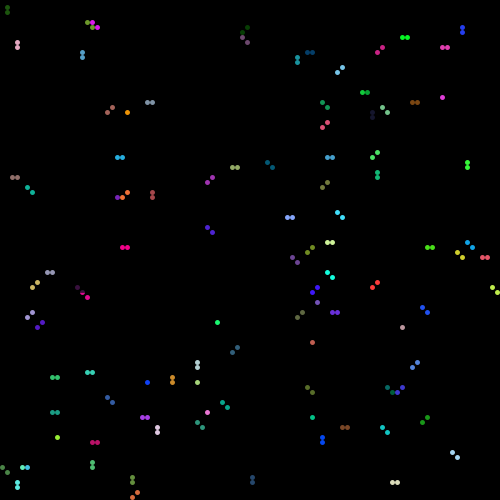
Frame 1 (no input)
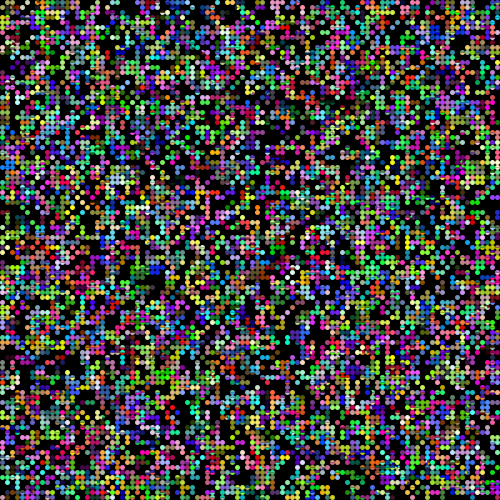
Frame 60 (the mouse pressed at the canvas centre just before this capture)
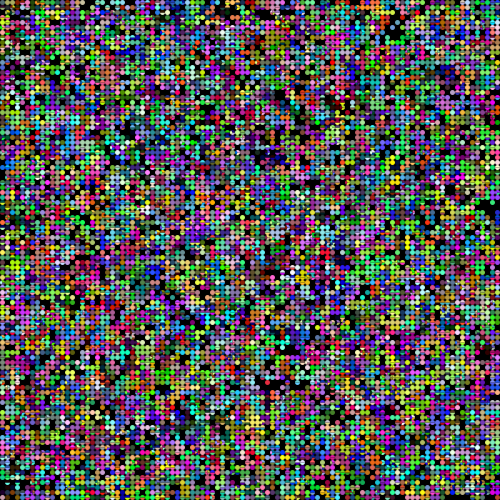
Frame 120 (the mouse held since frame 60 and released just before this capture)

The Processing sketch that drew these frames (run headless with seeded random() and noise(); from frame 60 on, the mouse is pressed at the canvas centre):

// Processing sketch: naming_game
// ── naming_game.pde
int BULK_UPDATE = 100;
int wHeight = 100;
int wWidth = 100;
boolean torus = false;
float eps = 1e-9;
//
// noise settings:
// 
// interesting values: 0.2/0.8/100.0
//
float noiseThresh = 0.01;
float perturbationThresh = 0.8;
float perturbationAmount = 100.0;

class Word {
  color c;
  
  Word() {
    c = color(random(255), random(255), random(255));
  }
  
  Word(color c) {
    this.c = c;
  }
  
  void perturb() {
    float rpert = random(perturbationAmount) - (perturbationAmount/2.0);
    float gpert = random(perturbationAmount) - (perturbationAmount/2.0);
    float bpert = random(perturbationAmount) - (perturbationAmount/2.0);
    c = color(constrain(red(c)+rpert,0,255),
              constrain(green(c)+gpert,0,255),
              constrain(blue(c)+bpert,0,255));
  }
  
  boolean equivalent(Word w) {
    return (abs(red(c)-red(w.c)) < eps &&
            abs(green(c)-green(w.c)) < eps &&
            abs(blue(c)-blue(w.c)) < eps);
  }
  
  Word combineWith(Word w) {
    color wc = w.c;
    
    color cnew = color((red(c)+red(wc))/2.0,
                       (green(c)+green(wc))/2.0,
                       (blue(c)+blue(wc))/2.0);
    
    return new Word(cnew);
  }
}

class Agent {
  ArrayList<Word> vocab;
  boolean interacted;

  Agent() {
    interacted = false;
    vocab = new ArrayList<Word>();
  }
  
  void perturb() {
    for (int i = 0; i < vocab.size(); i++) {
      Word w = vocab.get(i);
      if (random(1.0) < perturbationThresh) {
        Word wnew = new Word(w.c);
        wnew.perturb();
        vocab.set(i,wnew);
      }
    }
  }
  
  void reset() {
    interacted = false;
  }
  
  boolean knowsWord(Word kw) {
    for (Word w : vocab) {
      if (w.equivalent(kw)) {
        return true;
      }
    }
    return false;
  }
  
  void clearOthers(Word w) {
    vocab = new ArrayList<Word>();
    vocab.add(w);
  }
  
  void learnWord(Word w) {
    vocab.add(w);
  }
  
  Word randomWord() {
    if (vocab.size() > 0) {
      return vocab.get(int(random(vocab.size())));
    } else {
      Word w = new Word();
      vocab.add(w);
      return w;
    }
  }
  
  void draw(float x, float y) {
    float h = height / wHeight;
    float w = width / wWidth;

    noStroke();
    
    if (vocab.size() == 0) {
      fill(color(0,0,0));
      ellipse(x, y, w, h);
      return;
    }
    
    float pieSize = TWO_PI / vocab.size();
    float start = 0.0;
    for (Word word : vocab) {
      fill(word.c);
      arc(x, y, w, h, start, start+pieSize);
      start += pieSize;
    }
  }
}

Agent a[][];

int neighbor(int coord, int extent) {
  int offset = int(random(3))-1;
  if (torus) {
    return (coord + extent + offset) % extent;
  } else {
    int cnew = coord + offset;
    while (cnew < 0 || cnew >= extent) {
       offset = int(random(3))-1;
       cnew = coord + offset;
    }
    return cnew;
  }
}

void noise(int i, int j) {
  if (random(1.0) < noiseThresh) {
    Agent x = a[i][j];
    x.perturb();
  }
}

void oneStep() {
  int i = int(random(wWidth));
  int j = int(random(wHeight));
  Agent speaker = a[i][j];
  int ni = neighbor(i, wWidth);
  int nj = neighbor(j, wHeight);
  Agent hearer = a[ni][nj];
  
  Word w = speaker.randomWord();
  if (hearer.knowsWord(w)) {
    hearer.clearOthers(w);
    speaker.clearOthers(w);
  } else {
    hearer.learnWord(w);
  }
}

void setup() {
  size(500,500);
  
  a = new Agent[wWidth][wHeight];
  for (int i = 0; i < wWidth; i++) {
    for (int j = 0; j < wHeight; j++) {
      a[i][j] = new Agent();
    }
  }
}

void draw() {
  for (int i = 0; i < BULK_UPDATE; i++) {
    oneStep();
  }
  
  for (int i = 0; i < wWidth; i++) {
    for (int j = 0; j < wHeight; j++) {
      noise(i,j);
    }
  }
  
  background(0);
  float w = width/wWidth;
  float h = height/wHeight;
  
  for (int i = 0; i < wWidth; i++) {
    for (int j = 0; j < wHeight; j++) {
      a[i][j].draw(i * w + (w/2), j * h + (h/2));
    }
  }
}
